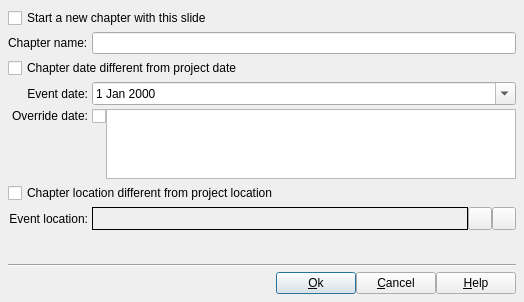
<?xml version="1.0" encoding="UTF-8"?>
<ui version="4.0">
 <class>DlgChapter</class>
 <widget class="QDialog" name="DlgChapter">
  <property name="geometry">
   <rect>
    <x>0</x>
    <y>0</y>
    <width>524</width>
    <height>302</height>
   </rect>
  </property>
  <property name="windowTitle">
   <string>Chapter properties</string>
  </property>
  <layout class="QGridLayout" name="gridLayout">
   <property name="leftMargin">
    <number>8</number>
   </property>
   <property name="topMargin">
    <number>8</number>
   </property>
   <property name="rightMargin">
    <number>8</number>
   </property>
   <property name="bottomMargin">
    <number>8</number>
   </property>
   <property name="spacing">
    <number>4</number>
   </property>
   <item row="11" column="0" colspan="2">
    <layout class="QHBoxLayout" name="BottomLayout">
     <property name="spacing">
      <number>0</number>
     </property>
     <property name="leftMargin">
      <number>0</number>
     </property>
     <property name="topMargin">
      <number>0</number>
     </property>
     <property name="rightMargin">
      <number>0</number>
     </property>
     <property name="bottomMargin">
      <number>0</number>
     </property>
     <item>
      <spacer name="horizontalSpacer_2">
       <property name="orientation">
        <enum>Qt::Horizontal</enum>
       </property>
       <property name="sizeHint" stdset="0">
        <size>
         <width>40</width>
         <height>20</height>
        </size>
       </property>
      </spacer>
     </item>
     <item>
      <widget class="QPushButton" name="OKBT">
       <property name="toolTip">
        <string>Accept modification and exit dialog box</string>
       </property>
       <property name="text">
        <string>&amp;Ok</string>
       </property>
       <property name="icon">
        <iconset resource="../RSCffDiaporama.qrc">
         <normaloff>:/img/action_ok.png</normaloff>:/img/action_ok.png</iconset>
       </property>
      </widget>
     </item>
     <item>
      <widget class="QPushButton" name="CancelBt">
       <property name="toolTip">
        <string>Cancel modification and exit dialog box</string>
       </property>
       <property name="text">
        <string>&amp;Cancel</string>
       </property>
       <property name="icon">
        <iconset resource="../RSCffDiaporama.qrc">
         <normaloff>:/img/action_cancel.png</normaloff>:/img/action_cancel.png</iconset>
       </property>
      </widget>
     </item>
     <item>
      <widget class="QPushButton" name="HelpBt">
       <property name="toolTip">
        <string>Show help about this dialogue box</string>
       </property>
       <property name="text">
        <string>&amp;Help</string>
       </property>
       <property name="icon">
        <iconset resource="../RSCffDiaporama.qrc">
         <normaloff>:/img/help.png</normaloff>:/img/help.png</iconset>
       </property>
      </widget>
     </item>
    </layout>
   </item>
   <item row="1" column="0">
    <widget class="QLabel" name="ChapterNameLabel">
     <property name="text">
      <string>Chapter name:</string>
     </property>
    </widget>
   </item>
   <item row="10" column="0" colspan="2">
    <widget class="Line" name="line_3">
     <property name="minimumSize">
      <size>
       <width>0</width>
       <height>6</height>
      </size>
     </property>
     <property name="orientation">
      <enum>Qt::Horizontal</enum>
     </property>
    </widget>
   </item>
   <item row="3" column="0">
    <widget class="QLabel" name="ChapterEventDateLabel">
     <property name="text">
      <string>Event date:</string>
     </property>
     <property name="alignment">
      <set>Qt::AlignRight|Qt::AlignTrailing|Qt::AlignVCenter</set>
     </property>
    </widget>
   </item>
   <item row="2" column="0" colspan="2">
    <widget class="QCheckBox" name="OverrideProjectDateCB">
     <property name="toolTip">
      <string>If this box is checked, the date of the chapter is different from the date of the project.

Remark: It is often useful to differentiate the date of the chapter of the date of the project.
For example, if the project is &quot;My vacation from 1 to 15&quot;, the chapter may be limited to the 3.</string>
     </property>
     <property name="text">
      <string>Chapter date different from project date</string>
     </property>
    </widget>
   </item>
   <item row="9" column="0">
    <spacer name="verticalSpacer">
     <property name="orientation">
      <enum>Qt::Vertical</enum>
     </property>
     <property name="sizeHint" stdset="0">
      <size>
       <width>20</width>
       <height>164</height>
      </size>
     </property>
    </spacer>
   </item>
   <item row="3" column="1">
    <widget class="QDateEdit" name="ChapterEventDateED">
     <property name="toolTip">
      <string>Select a date for the chapter.</string>
     </property>
     <property name="calendarPopup">
      <bool>true</bool>
     </property>
    </widget>
   </item>
   <item row="0" column="0" colspan="2">
    <widget class="QCheckBox" name="StartNewChapterCB">
     <property name="toolTip">
      <string>Start a new chapter from this slide. (If this box is checked, the slide will mark the beginning of a new chapter.)
Remarks : This box cannot be deactivated for the first slide of the project.</string>
     </property>
     <property name="text">
      <string>Start a new chapter with this slide</string>
     </property>
    </widget>
   </item>
   <item row="7" column="0">
    <widget class="QLabel" name="LocationLabel">
     <property name="text">
      <string>Event location:</string>
     </property>
     <property name="alignment">
      <set>Qt::AlignRight|Qt::AlignTrailing|Qt::AlignVCenter</set>
     </property>
    </widget>
   </item>
   <item row="6" column="0" colspan="2">
    <widget class="QCheckBox" name="OverrideProjectLocationCB">
     <property name="toolTip">
      <string>If this box is checked, the date of the chapter is different from the date of the project.

Remark: It is often useful to differentiate the date of the chapter of the date of the project.
For example, if the project is &quot;My vacation from 1 to 15&quot;, the chapter may be limited to the 3.</string>
     </property>
     <property name="text">
      <string>Chapter location different from project location</string>
     </property>
    </widget>
   </item>
   <item row="7" column="1">
    <layout class="QHBoxLayout" name="horizontalLayout_3">
     <property name="spacing">
      <number>0</number>
     </property>
     <item>
      <widget class="QFrame" name="LocationFrame">
       <property name="minimumSize">
        <size>
         <width>10</width>
         <height>0</height>
        </size>
       </property>
       <property name="frameShape">
        <enum>QFrame::Box</enum>
       </property>
       <layout class="QHBoxLayout" name="horizontalLayout_2">
        <property name="spacing">
         <number>2</number>
        </property>
        <property name="leftMargin">
         <number>2</number>
        </property>
        <property name="topMargin">
         <number>0</number>
        </property>
        <property name="rightMargin">
         <number>2</number>
        </property>
        <property name="bottomMargin">
         <number>0</number>
        </property>
        <item>
         <widget class="QLabel" name="LocationIcon">
          <property name="sizePolicy">
           <sizepolicy hsizetype="Fixed" vsizetype="Fixed">
            <horstretch>0</horstretch>
            <verstretch>0</verstretch>
           </sizepolicy>
          </property>
          <property name="minimumSize">
           <size>
            <width>16</width>
            <height>16</height>
           </size>
          </property>
          <property name="styleSheet">
           <string notr="true">QFrame {
background-color: transparent;
border: 0;
}</string>
          </property>
          <property name="text">
           <string notr="true"/>
          </property>
         </widget>
        </item>
        <item>
         <widget class="QLabel" name="Location">
          <property name="styleSheet">
           <string notr="true">QFrame {
background-color: transparent;
border: 0;
}</string>
          </property>
          <property name="text">
           <string notr="true"/>
          </property>
         </widget>
        </item>
       </layout>
      </widget>
     </item>
     <item>
      <widget class="QToolButton" name="LocationBT">
       <property name="toolTip">
        <string>Select the location of the event of the project</string>
       </property>
       <property name="text">
        <string notr="true"/>
       </property>
       <property name="icon">
        <iconset resource="../RSCffDiaporama.qrc">
         <normaloff>:/img/EditGMaps.png</normaloff>:/img/EditGMaps.png</iconset>
       </property>
      </widget>
     </item>
     <item>
      <widget class="QToolButton" name="ClearLocationBT">
       <property name="toolTip">
        <string>Clear this location</string>
       </property>
       <property name="text">
        <string notr="true"/>
       </property>
       <property name="icon">
        <iconset resource="../RSCffDiaporama.qrc">
         <normaloff>:/img/trash.png</normaloff>:/img/trash.png</iconset>
       </property>
      </widget>
     </item>
    </layout>
   </item>
   <item row="1" column="1">
    <widget class="QLineEdit" name="ChapterNameED">
     <property name="toolTip">
      <string>Enter here the name of the chapter</string>
     </property>
    </widget>
   </item>
   <item row="4" column="0">
    <layout class="QVBoxLayout" name="verticalLayout">
     <property name="spacing">
      <number>0</number>
     </property>
     <item>
      <widget class="QLabel" name="OverrideDateLabel">
       <property name="text">
        <string>Override date:</string>
       </property>
       <property name="alignment">
        <set>Qt::AlignRight|Qt::AlignTrailing|Qt::AlignVCenter</set>
       </property>
      </widget>
     </item>
     <item>
      <widget class="QLabel" name="label">
       <property name="sizePolicy">
        <sizepolicy hsizetype="Preferred" vsizetype="Expanding">
         <horstretch>0</horstretch>
         <verstretch>0</verstretch>
        </sizepolicy>
       </property>
       <property name="text">
        <string notr="true"/>
       </property>
      </widget>
     </item>
    </layout>
   </item>
   <item row="4" column="1">
    <layout class="QHBoxLayout" name="horizontalLayout_5">
     <property name="spacing">
      <number>0</number>
     </property>
     <item>
      <layout class="QVBoxLayout" name="verticalLayout_2">
       <property name="spacing">
        <number>0</number>
       </property>
       <property name="leftMargin">
        <number>0</number>
       </property>
       <property name="topMargin">
        <number>0</number>
       </property>
       <property name="rightMargin">
        <number>0</number>
       </property>
       <property name="bottomMargin">
        <number>0</number>
       </property>
       <item>
        <widget class="QCheckBox" name="OverrideDateCB">
         <property name="toolTip">
          <string>If this box is checked, you can enter a longtime different from that generated from the date of the chapter.</string>
         </property>
         <property name="text">
          <string/>
         </property>
        </widget>
       </item>
       <item>
        <widget class="QLabel" name="label_2">
         <property name="text">
          <string notr="true"/>
         </property>
        </widget>
       </item>
      </layout>
     </item>
     <item>
      <widget class="QPlainTextEdit" name="ChapterDateED">
       <property name="toolTip">
        <string>Enter here a date, in a free format, for the chapter</string>
       </property>
      </widget>
     </item>
    </layout>
   </item>
  </layout>
 </widget>
 <tabstops>
  <tabstop>StartNewChapterCB</tabstop>
  <tabstop>ChapterNameED</tabstop>
  <tabstop>OverrideProjectDateCB</tabstop>
  <tabstop>ChapterEventDateED</tabstop>
  <tabstop>ChapterDateED</tabstop>
  <tabstop>OverrideProjectLocationCB</tabstop>
  <tabstop>LocationBT</tabstop>
  <tabstop>ClearLocationBT</tabstop>
  <tabstop>OKBT</tabstop>
  <tabstop>CancelBt</tabstop>
  <tabstop>HelpBt</tabstop>
 </tabstops>
 <resources>
  <include location="../RSCffDiaporama.qrc"/>
 </resources>
 <connections/>
</ui>
